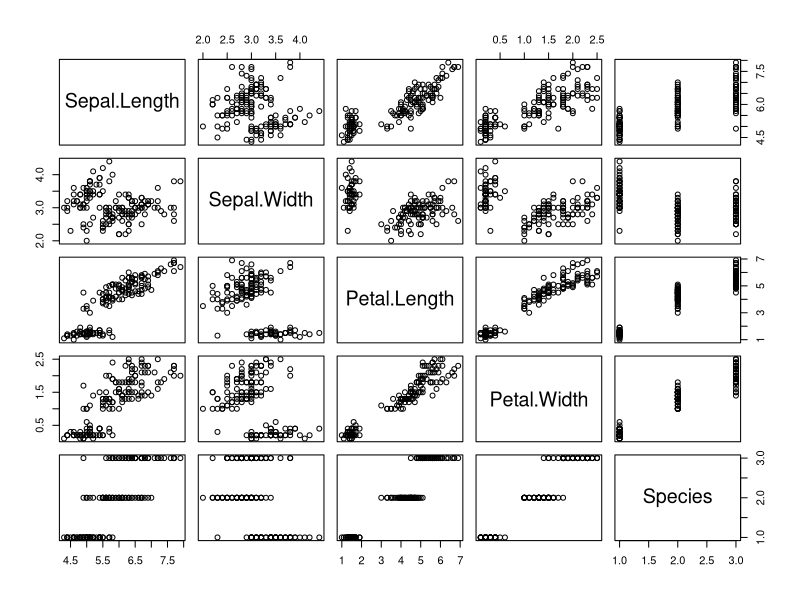
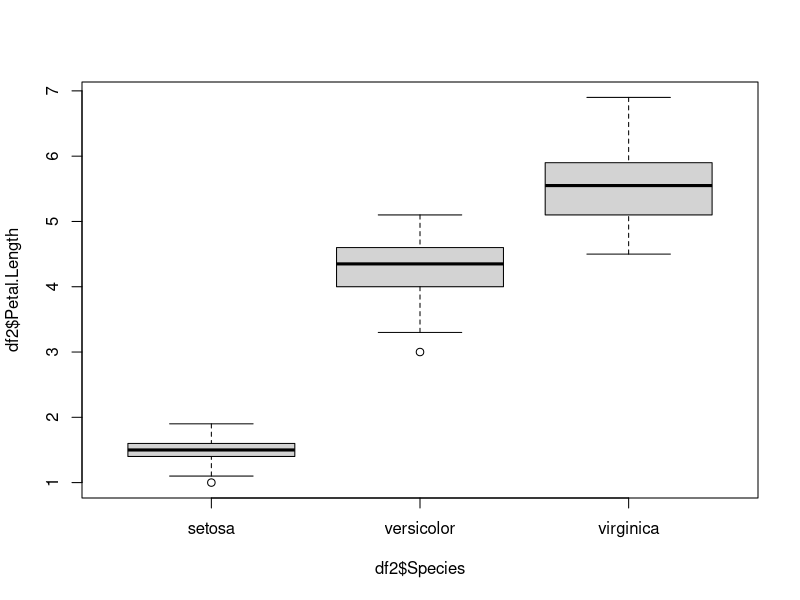

The R source for these figures, in order: (Note: this script raises an error after producing the figures.)
######## TEST REVIEW for EXAM II BIOL-490 ##########

library(tidyr)

x = rnorm(10)
y = rnorm(10)
z = rnorm(10)
obs = 1:10
df = data.frame(obs = obs, x = x, y = y, z = z)
df.long = gather(df, key = "stock", value = "PriceChange", c("x","y","z")) # But x y and z don't have to be in quotes!!!!!

?spread
spread(df.long, stock, PriceChange) # undoes gather (they're opposites) 

aov1 = aov(PriceChange ~ stock*obs, data = df.long)
summary(aov1)

TukeyHSD(aov1) # obs is not a factor! That's the warning. But it will still do pairwise comparisons
# for x y and z


library(dplyr)
df %>% mutate(total = x+y+z, minimum = apply(df[,2:4],1,min)) # I LEARNED SOMETHING REALLY IMPORTANT ABOUT APPLY!

select(df, c(x,y))
df %>% select(c(x,y)) # does the same thing! df is the first argument in select here.
df %>% filter(x>-.3 & x<.3) # that is so much more efficient than my "between" code!
df %>% filter(x>-.3 | x<.3) # the vertical bar is the "or" symbol. WHOA ... 
df %>% filter(x<-.3 | x>.3)
# !!!!!!!!!! select picks columns and filter picks rows !!!!!!!!!!!!
.21 > .3
.21 < -.3
df.long %>% group_by(stock) %>% summarise(mean.pchnge = mean(PriceChange,),
                                          sum.it = sum(PriceChange),
                                          min.it = min(PriceChange),
                                          N = n(),
                                          stdev = sd(PriceChange)) # ALL OF THIS IS HUGELY IMPORTANT!

df2 = iris
plot(df2) # just to get a bird's eye view
mod1 = aov(Petal.Length ~ Petal.Width*Species, data = df2)
mod2 = aov(Petal.Length ~ Petal.Width+Species, data = df2)
summary(mod1)
summary(mod2)
anova(mod1,mod2) # whoa ... interesting
library(ggplot2)
# A good money plot:
plot1 = ggplot(df2) + geom_point(aes(x = Petal.Width, y = Petal.Length, col = Species)) + 
  geom_smooth(aes(x = Petal.Width, y = mod1, col = Species), method = "lm") + 
  geom_smooth(aes(x = Petal.Width, y = mod2, col = Species), method = "lm", linetype = 5)

library(modelr)
df2 = add_predictions(model = mod1, data = df2, var = "mod1")
df2 = add_predictions(model = mod2, data = df2, var = "mod2")
mean((df2$Petal.Length - df2$mod1)^2) # mod1 is .12544, better than mod2
mean((df2$Petal.Length - df2$mod2)^2) # mod2 is .13889
sqrt(mean((df2$Petal.Length - df2$mod1)^2)) # .35
sqrt(mean((df2$Petal.Length - df2$mod2)^2)) # .37

plot(df2$Petal.Length ~ df2$Species)

plot1 + stat_ellipse(aes(x = Petal.Width, y = Petal.Length, col = Species)) # HELL YEAH

ggplot(df2, aes(x = Species, y = Petal.Length, fill = Species)) + geom_violin() # PAY CAREFUL NOTICE,
# VIOLIN PLOTS, LIKE BOXPLOTS, DON'T WORK WITHOUT FACTORS ON THE X AXIS. HENCE CALLING SPECIES AS X









